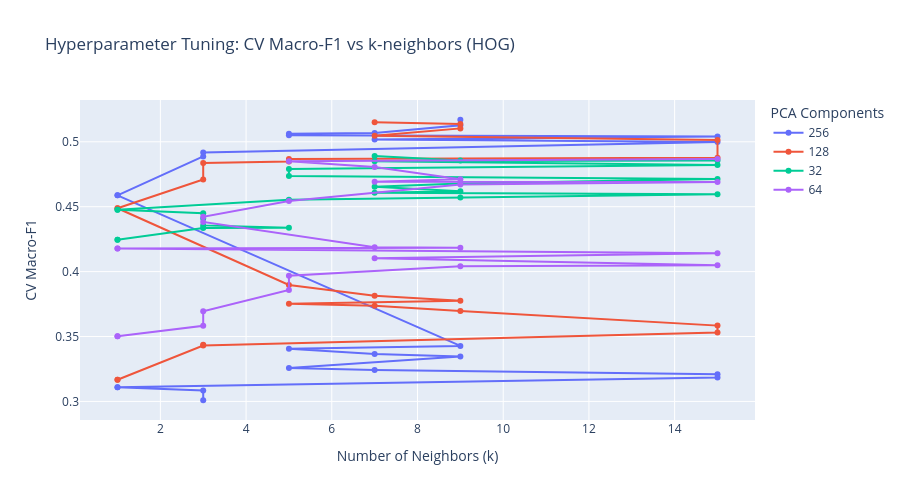

Notebook code for this chart:
### Markdown cell above
## 8. Hyperparameter Tuning Visualization (Interactive)

### Code cell
if model_selection:
    best_extractor = model_selection.get('best_extractor', 'hog')
    cv_csv_path = OUTPUTS_DIR / f"cv-results-{best_extractor}.csv"
    
    if cv_csv_path.exists():
        cv_df = pd.read_csv(cv_csv_path)
        
        # Create interactive plot
        fig = px.line(
            cv_df,
            x='param_knn__n_neighbors',
            y='mean_test_macro_f1',
            color='param_pca__n_components',
            line_group='param_pca__n_components',
            markers=True,
            title=f'Hyperparameter Tuning: CV Macro-F1 vs k-neighbors ({best_extractor.upper()})',
            labels={
                'param_knn__n_neighbors': 'Number of Neighbors (k)',
                'mean_test_macro_f1': 'CV Macro-F1',
                'param_pca__n_components': 'PCA Components'
            },
            hover_data=['param_knn__weights', 'param_knn__metric']
        )
        fig.update_layout(height=500)
        fig.show()
        
        # Display best parameters
        best_result = next((r for r in model_selection['results'] if r['extractor'] == best_extractor), None)
        if best_result:
            print(f"\nBest Configuration for {best_extractor.upper()}:")
            print(f"  k: {best_result['best_params']['k']}")
            print(f"  PCA Components: {best_result['best_params']['pca_components']}")
            print(f"  Weights: {best_result['best_params']['weights']}")
            print(f"  Metric: {best_result['best_params']['metric']}")
            print(f"  CV Macro-F1: {best_result['cv_macro_f1']:.4f} ± {best_result['cv_std_macro_f1']:.4f}")
    else:
        print(f"CV results file not found for {best_extractor}")
else:
    print("Model selection results not available")

### Figure 1 — Plotly figure (JSON) as saved in the notebook; plotly's stock layout.template omitted (floating-point values rounded to 4 significant figures)
{"data": [{"customdata": [["distance", "cosine"], ["uniform", "cosine"], ["uniform", "cosine"], ["distance", "cosine"], ["uniform", "cosine"], ["uniform", "cosine"], ["distance", "cosine"], ["distance", "cosine"], ["distance", "cosine"], ["uniform", "cosine"], ["distance", "cosine"], ["uniform", "cosine"], ["uniform", "euclidean"], ["uniform", "euclidean"], ["uniform", "euclidean"], ["distance", "euclidean"], ["distance", "euclidean"], ["distance", "euclidean"], ["distance", "euclidean"], ["uniform", "euclidean"], ["uniform", "euclidean"], ["distance", "euclidean"], ["distance", "euclidean"], ["uniform", "euclidean"]], "hovertemplate": "PCA Components=256<br>Number of Neighbors (k)=%{x}<br>CV Macro-F1=%{y}<br>param_knn__weights=%{customdata[0]}<br>param_knn__metric=%{customdata[1]}<extra></extra>", "legendgroup": "256", "line": {"color": "#636efa", "dash": "solid"}, "marker": {"symbol": "circle"}, "mode": "lines+markers", "name": "256", "orientation": "v", "showlegend": true, "type": "scatter", "x": [9, 9, 7, 5, 5, 15, 7, 15, 3, 3, 1, 1, 9, 5, 7, 9, 5, 7, 15, 15, 1, 1, 3, 3], "xaxis": "x", "y": [0.517, 0.5127, 0.5068, 0.5062, 0.5051, 0.5041, 0.5018, 0.4998, 0.4917, 0.4888, 0.4588, 0.4588, 0.3427, 0.3405, 0.3365, 0.3346, 0.3258, 0.3241, 0.321, 0.3184, 0.3109, 0.3109, 0.3085, 0.3009], "yaxis": "y"}, {"customdata": [["distance", "cosine"], ["distance", "cosine"], ["uniform", "cosine"], ["uniform", "cosine"], ["uniform", "cosine"], ["distance", "cosine"], ["uniform", "cosine"], ["distance", "cosine"], ["distance", "cosine"], ["uniform", "cosine"], ["uniform", "cosine"], ["distance", "cosine"], ["uniform", "euclidean"], ["uniform", "euclidean"], ["uniform", "euclidean"], ["distance", "euclidean"], ["distance", "euclidean"], ["distance", "euclidean"], ["distance", "euclidean"], ["uniform", "euclidean"], ["distance", "euclidean"], ["uniform", "euclidean"], ["distance", "euclidean"], ["uniform", "euclidean"]], "hovertemplate": "PCA Components=128<br>Number of Neighbors (k)=%{x}<br>CV Macro-F1=%{y}<br>param_knn__weights=%{customdata[0]}<br>param_knn__metric=%{customdata[1]}<extra></extra>", "legendgroup": "128", "line": {"color": "#EF553B", "dash": "solid"}, "marker": {"symbol": "circle"}, "mode": "lines+markers", "name": "128", "orientation": "v", "showlegend": true, "type": "scatter", "x": [7, 9, 9, 7, 15, 15, 5, 5, 3, 3, 1, 1, 5, 7, 9, 5, 7, 9, 15, 15, 3, 3, 1, 1], "xaxis": "x", "y": [0.5151, 0.5137, 0.5103, 0.5046, 0.5014, 0.4876, 0.4867, 0.4848, 0.4838, 0.471, 0.4488, 0.4488, 0.3897, 0.3814, 0.3775, 0.3753, 0.3737, 0.3696, 0.3584, 0.3532, 0.3436, 0.3431, 0.3167, 0.3167], "yaxis": "y"}, {"customdata": [["uniform", "cosine"], ["uniform", "cosine"], ["uniform", "cosine"], ["distance", "cosine"], ["distance", "cosine"], ["distance", "cosine"], ["uniform", "cosine"], ["distance", "euclidean"], ["distance", "cosine"], ["distance", "euclidean"], ["distance", "euclidean"], ["uniform", "euclidean"], ["uniform", "euclidean"], ["uniform", "euclidean"], ["distance", "euclidean"], ["distance", "cosine"], ["uniform", "cosine"], ["distance", "cosine"], ["uniform", "euclidean"], ["uniform", "cosine"], ["uniform", "euclidean"], ["distance", "euclidean"], ["uniform", "euclidean"], ["distance", "euclidean"]], "hovertemplate": "PCA Components=32<br>Number of Neighbors (k)=%{x}<br>CV Macro-F1=%{y}<br>param_knn__weights=%{customdata[0]}<br>param_knn__metric=%{customdata[1]}<extra></extra>", "legendgroup": "32", "line": {"color": "#00cc96", "dash": "solid"}, "marker": {"symbol": "circle"}, "mode": "lines+markers", "name": "32", "orientation": "v", "showlegend": true, "type": "scatter", "x": [7, 9, 15, 7, 15, 5, 5, 15, 9, 7, 9, 7, 15, 9, 5, 1, 1, 3, 3, 3, 5, 3, 1, 1], "xaxis": "x", "y": [0.489, 0.4855, 0.4855, 0.4849, 0.4821, 0.4791, 0.4736, 0.4713, 0.4678, 0.4654, 0.4619, 0.4608, 0.4595, 0.4571, 0.4554, 0.4476, 0.4476, 0.4451, 0.441, 0.4356, 0.4338, 0.4335, 0.4245, 0.4245], "yaxis": "y"}, {"customdata": [["uniform", "cosine"], ["uniform", "cosine"], ["uniform", "cosine"], ["uniform", "cosine"], ["distance", "cosine"], ["distance", "cosine"], ["distance", "cosine"], ["distance", "cosine"], ["distance", "cosine"], ["uniform", "cosine"], ["uniform", "euclidean"], ["uniform", "euclidean"], ["distance", "cosine"], ["uniform", "cosine"], ["uniform", "euclidean"], ["distance", "euclidean"], ["distance", "euclidean"], ["distance", "euclidean"], ["uniform", "euclidean"], ["distance", "euclidean"], ["uniform", "euclidean"], ["distance", "euclidean"], ["uniform", "euclidean"], ["distance", "euclidean"]], "hovertemplate": "PCA Components=64<br>Number of Neighbors (k)=%{x}<br>CV Macro-F1=%{y}<br>param_knn__weights=%{customdata[0]}<br>param_knn__metric=%{customdata[1]}<extra></extra>", "legendgroup": "64", "line": {"color": "#ab63fa", "dash": "solid"}, "marker": {"symbol": "circle"}, "mode": "lines+markers", "name": "64", "orientation": "v", "showlegend": true, "type": "scatter", "x": [15, 5, 7, 9, 7, 15, 9, 5, 3, 3, 7, 9, 1, 1, 15, 7, 15, 9, 5, 5, 3, 3, 1, 1], "xaxis": "x", "y": [0.4867, 0.4849, 0.4807, 0.4712, 0.4692, 0.4691, 0.4671, 0.4544, 0.4422, 0.4383, 0.4187, 0.4184, 0.4179, 0.4179, 0.4142, 0.4102, 0.405, 0.4042, 0.3968, 0.3859, 0.3694, 0.3583, 0.3503, 0.3503], "yaxis": "y"}], "layout": {"height": 500, "legend": {"title": {"text": "PCA Components"}, "tracegroupgap": 0}, "title": {"text": "Hyperparameter Tuning: CV Macro-F1 vs k-neighbors (HOG)"}, "xaxis": {"anchor": "y", "domain": [0, 1], "title": {"text": "Number of Neighbors (k)"}}, "yaxis": {"anchor": "x", "domain": [0, 1], "title": {"text": "CV Macro-F1"}}}}
